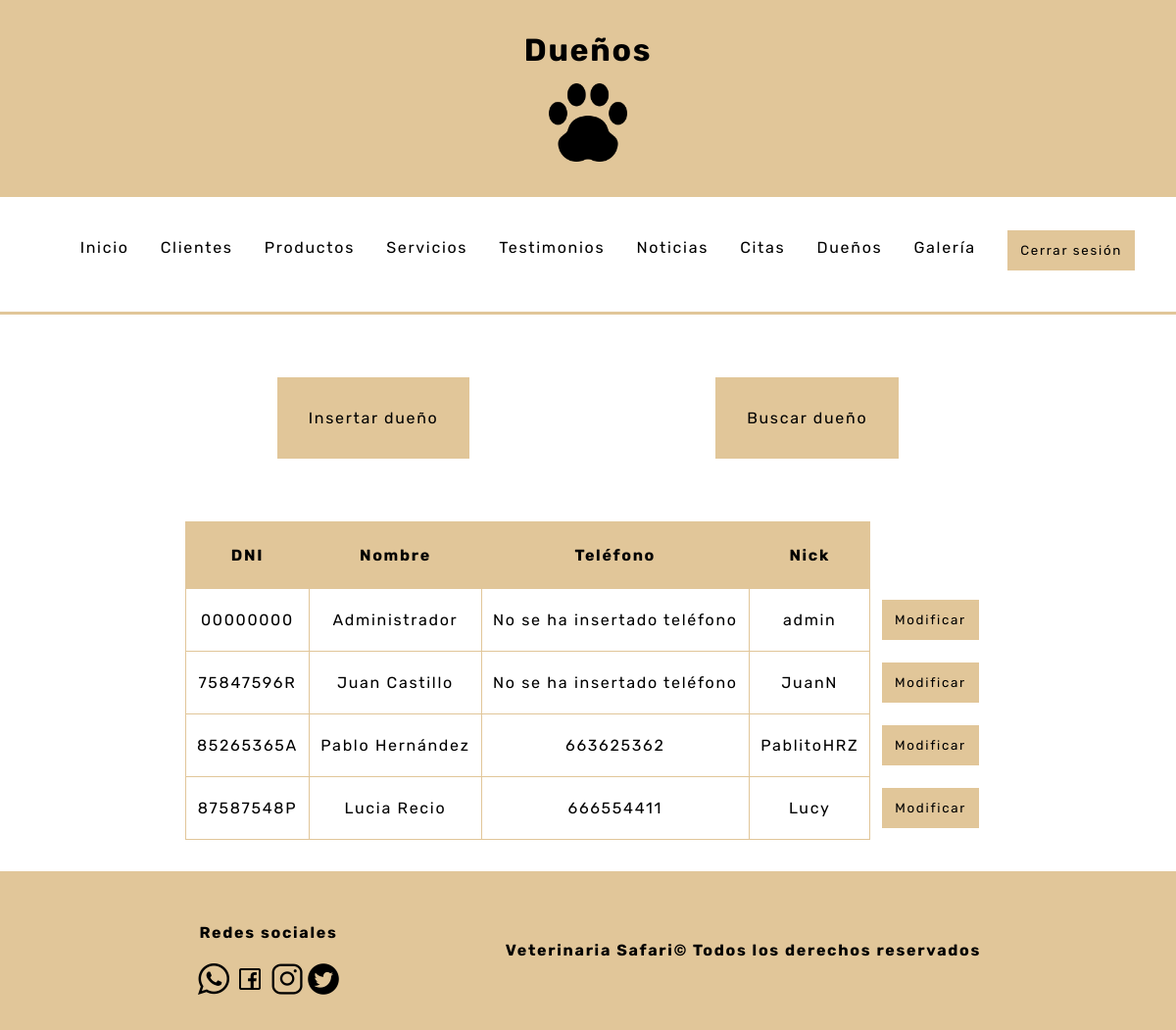
Screenshot of /php/paginas/dueños.php (signed in) with the database file from the repository.
### php/paginas/dueños.php (the view, shortened to what this page needs)
<!DOCTYPE html>
<html lang="es">
<head>
    <link rel="stylesheet" href="../../css/styles.css">
</head>
<body>
    <?php
        require_once("../funciones.php");
        echo mostrarCabecera("Dueños","../../index.php","../../img/huella.png");
    ?>
    <header>
        <?php
            echo mostrarNavAdmin("../../index.php","clientes.php","productos.php","servicios.php","testimonios.php","noticias.php","citas.php","dueños.php","galeria.php");
        ?>
    </header>
    <main>
        <div id="contenedor">
        <div class="insertar_datos">
                <div>
                    <a href="../insertar/insertar_dueño.php">Insertar dueño</a>
                </div>
                <div>
                    <a href="../buscar/buscar_dueño.php">Buscar dueño</a>
                </div>
            </div>
            <div id="contenedor_clientes">
                <div>
                    <table id="tablas_mostrar">
                        <tr id="cabecera_tabla">
                            <td>DNI</td>
                            <td>Nombre</td>
                            <td>Teléfono</td>
                            <td>Nick</td>
                        </tr>
                        <?php
                            $conex = conectarServidor();
                            $consulta = $conex->query("select * from dueño");
                            while($fila = $consulta->fetch_array(MYSQLI_ASSOC)){
                                if($fila["telefono"]===null || $fila["telefono"]==0){
                                    $tele = "No se ha insertado teléfono";
                                }else{
                                    $tele = $fila["telefono"];
                                }
                                echo "<tr>
                                        <td>$fila[dni]</td>
                                        <td>$fila[nombre]</td>
                                        <td>$tele</td>
                                        <td>$fila[nick]</td>
                                        <td class='tdForm'>
                                            <form action='../modificar/modificar_dueño.php' method='post'>
                                                <input type='submit' name='enviar' value='Modificar'>
                                                <input type='hidden' name='dni_dueño' value='$fila[dni]'>
                                            </form>
                                        </td>
                                      </tr>";
                            }
                        ?>
                    </table>
                </div>
            </div>
        </div>
    </main>
    <footer>
        <?php
            echo mostrarFooter('../../img/whatsapp.png','../../img/face.png','../../img/insta.png','../../img/tw.png');
        ?>
    </footer>
</body>
</html>

### css/styles.css (style rules this page uses)
* { font-family: 'Rubik', sans-serif; letter-spacing: 1.7px; }
body { margin: 0; }
#contenedor { margin: 0; max-width: 100%; align-items: center; justify-content: center; display: block; }
header { position: sticky; top: 0px; z-index: 1000000; }
a { text-decoration: none; color: black; }
footer { background-color: #e1c699; padding: 2em; display: flex; align-items: center; justify-content: space-evenly; }
input[type="submit"],input[type="reset"] { background-color: #e1c699; padding: 1em; border: none; }
.insertar_datos { margin-top: 2em; padding: 2em; display: flex; justify-content: space-evenly; }
.insertar_datos>div { padding: 2em; background-color: #e1c699; }
#contenedor_clientes, #contenedorPro, #contenedorSer, #contenedorTes, #contenedor_calendario { display: flex; justify-content: center; margin-top: 2em; margin-bottom: 2em; }
#tablas_mostrar { text-align: center; }
table { border-collapse: collapse; }
td,td { border: 1px solid #e1c699; padding: 0.7em; }
.tdForm { border: 0px; }
#cabecera_tabla>td { background-color: #e1c699; font-weight: bold; padding: 1.5em; }

### rows the page displays
dueño: dni "00000000", nombre "Administrador", telefono "No se ha insertado teléfono", nick "admin"
dueño: dni "75847596R", nombre "Juan Castillo", telefono "No se ha insertado teléfono", nick "JuanN"
dueño: dni "85265365A", nombre "Pablo Hernández", telefono "663625362", nick "PablitoHRZ"
dueño: dni "87587548P", nombre "Lucia Recio", telefono "666554411", nick "Lucy"

### other values shown
$nombre_pagina "Dueños"
